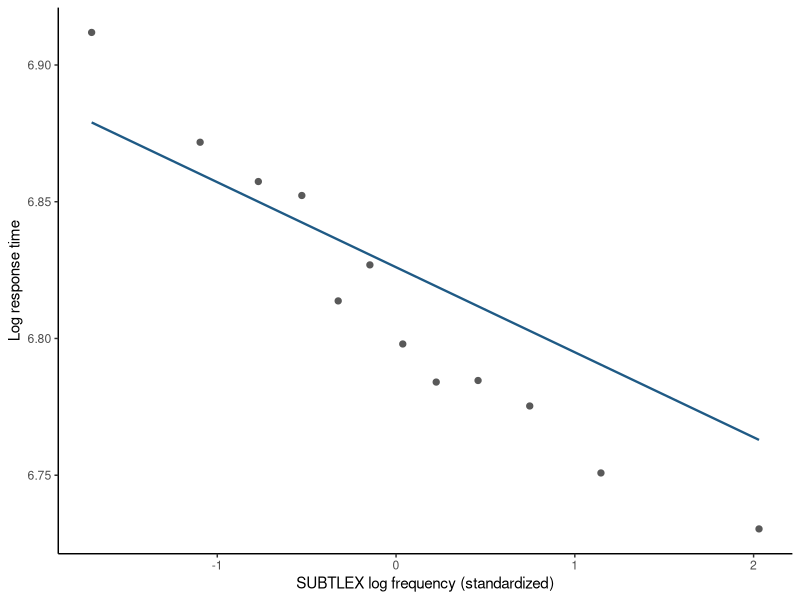

The R script that drew this image:
## ---- chunk 1
#| label: mald-fixed-random
library(lme4)
library(ggplot2)

mald <- read.csv("data/mald/mald-connected-trials.csv")
mald <- subset(mald, correct == 1L)

standardize <- function(x) {
  as.numeric(scale(x))
}

mald$z_frequency <- standardize(mald$log_frequency_subtlex)
mald$z_duration <- standardize(mald$log_duration)
mald$z_trial <- standardize(mald$trial_order)

fit <- lmer(
  log_rt ~ z_frequency + z_duration + z_trial +
    (1 + z_frequency | participant_id) +
    (1 | item),
  data = mald,
  control = lmerControl(
    optimizer = "bobyqa",
    optCtrl = list(maxfun = 200000L)
  )
)

data.frame(
  term = names(fixef(fit)),
  estimate = unname(fixef(fit)),
  row.names = NULL
)
## ---- chunk 2
#| label: plot-mald-fixed-random
frequency_breaks <- unique(quantile(
  mald$z_frequency,
  probs = seq(0, 1, length.out = 13L),
  names = FALSE
))
mald$frequency_bin <- cut(
  mald$z_frequency,
  breaks = frequency_breaks,
  include.lowest = TRUE
)

raw_bins <- aggregate(
  cbind(z_frequency, log_rt) ~ frequency_bin,
  data = mald,
  FUN = mean
)

prediction_grid <- data.frame(
  z_frequency = seq(
    min(raw_bins$z_frequency),
    max(raw_bins$z_frequency),
    length.out = 160L
  ),
  z_duration = 0,
  z_trial = 0
)
prediction_grid$fitted_log_rt <- predict(
  fit,
  newdata = prediction_grid,
  re.form = NA
)

ggplot(raw_bins, aes(x = z_frequency, y = log_rt)) +
  geom_point(color = "grey35", size = 1.8) +
  geom_line(
    data = prediction_grid,
    aes(y = fitted_log_rt),
    color = "#1F5A85",
    linewidth = 0.8
  ) +
  labs(
    x = "SUBTLEX log frequency (standardized)",
    y = "Log response time"
  ) +
  theme_classic()
